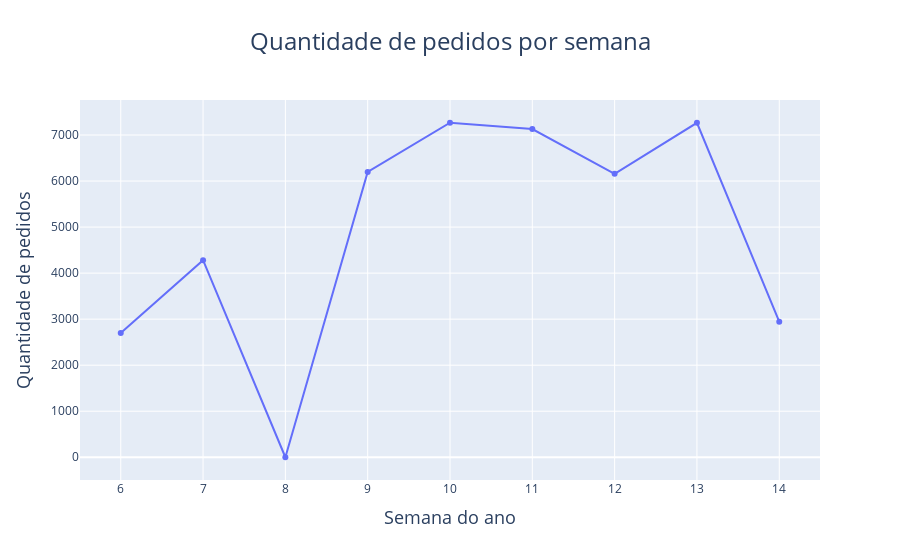

Source (notebook cell):
### Code cell
# Desenhar gráfico de linha
fig = px.line(df, x="Week_Ordered", y="ID", title="Quantidade de pedidos por semana", labels={"Week_Ordered": "Semana do ano", "ID": "Quantidade de pedidos"}, markers=True)
fig.update_layout(title={"x": 0.5, "xanchor": "center", "font": {"size": 24}},
    xaxis={"title_font": {"size": 18}, "showgrid": True},
    yaxis={"title_font": {"size": 18}, "showgrid": True})
fig.show()

### Figure 1 — Plotly figure (JSON) as saved in the notebook; plotly's stock layout.template omitted (floating-point values rounded to 4 significant figures)
{"data": [{"hovertemplate": "Semana do ano=%{x}<br>Quantidade de pedidos=%{y}<extra></extra>", "legendgroup": "", "line": {"color": "#636efa", "dash": "solid"}, "marker": {"symbol": "circle"}, "mode": "lines+markers", "name": "", "orientation": "v", "showlegend": false, "type": "scatter", "x": [6, 7, 8, 9, 10, 11, 12, 13, 14], "xaxis": "x", "y": [2701.0, 4281.0, 0.0, 6198.0, 7267.0, 7129.0, 6158.0, 7266.0, 2944.0], "yaxis": "y"}], "layout": {"legend": {"tracegroupgap": 0}, "title": {"font": {"size": 24}, "text": "Quantidade de pedidos por semana", "x": 0.5, "xanchor": "center"}, "xaxis": {"anchor": "y", "domain": [0, 1], "showgrid": true, "title": {"font": {"size": 18}, "text": "Semana do ano"}}, "yaxis": {"anchor": "x", "domain": [0, 1], "showgrid": true, "title": {"font": {"size": 18}, "text": "Quantidade de pedidos"}}}}
